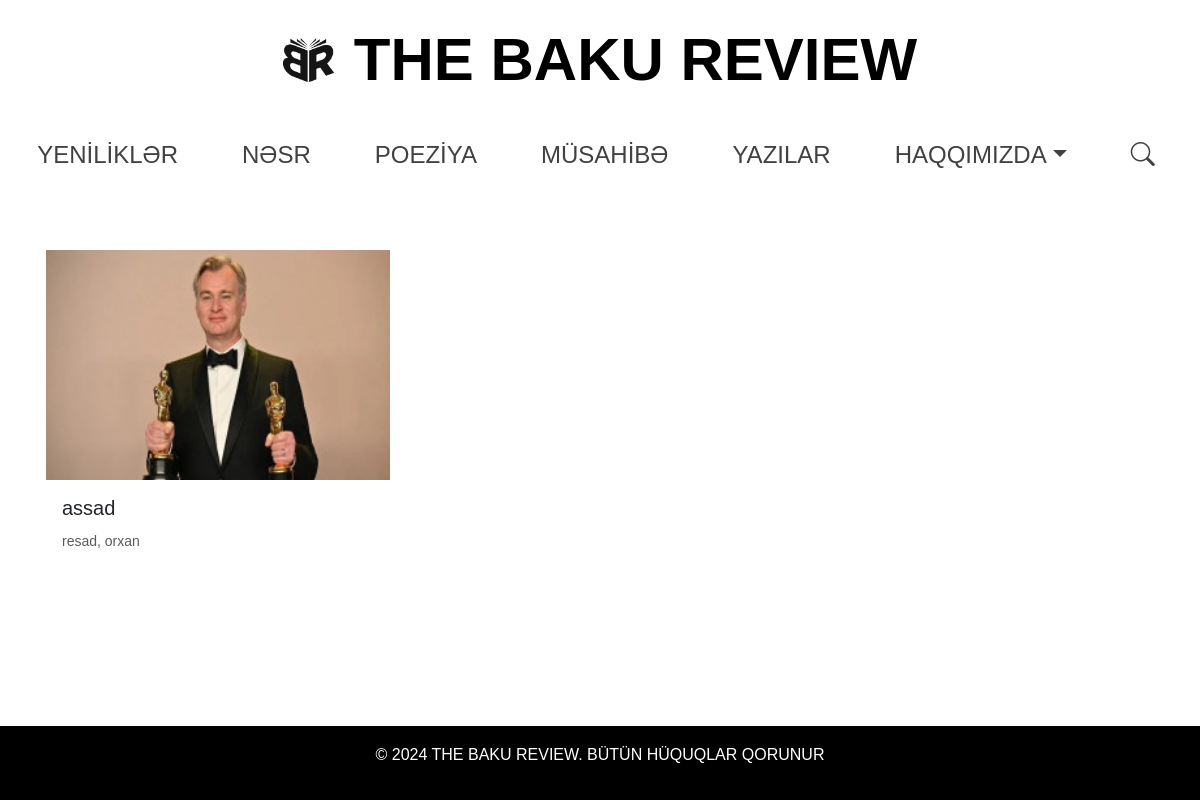
/writings/, run on the app's committed database.
### core/models.py (models this page shows, shortened)
class BaseModel(models.Model):
    title = models.CharField(max_length=200, db_index=True)
    slug = models.SlugField(max_length=200, unique=True, blank=True)
    content = CKEditor5Field("Text", config_name="extends")
    image = models.ImageField(upload_to=get_image_upload_path)
    thumbnail = models.ImageField(
        upload_to=get_image_upload_path, null=True, blank=True
    )
    authors = models.ManyToManyField(
        Author, related_name="%(class)s_authors", blank=True
    )
    is_active = models.BooleanField(default=True)
    created_at = models.DateTimeField(auto_now_add=True)
    class Meta:
        abstract = True

class Writings(BaseModel):
    class Meta:
        verbose_name = "Yazılar"
        verbose_name_plural = "Yazılar"
        ordering = ["-created_at"]

class Author(models.Model):
    name = models.CharField(max_length=100)
    class Meta:
        verbose_name = "Müəllif"
        verbose_name_plural = "Müəlliflər"

### core/views.py (the view)
# urls.py: path("writings/", views.WritingsListView.as_view(), name="writings_list"),
class WritingsListView(ListView):
    model = Writings
    template_name = "writings_list.html"
    context_object_name = "writings_list"
    paginate_by = 16
    def get_queryset(self):
        return Writings.objects.filter(is_active=True)

### templates/writings_list.html (shortened to what this page needs)
{% extends 'base.html' %}
{% load static %}
{% block content %}
<main class="container mt-4">
    <div class="row detail">
        {% for writting in writings_list %}
        <div class="col-md-4 prose-list mb-4">
            <a href="{% url 'writings_detail' writting.slug %}" class="card prose-card" style="height: 100%; text-decoration: none; color: inherit; border: none;">
                <img src="{{ writting.thumbnail.url }}" class="card-img-top" alt="{{ writting.title }}">
                <div class="card-body">
                    <h5 class="card-title">{{ writting.title }}</h5>
                    <p class="card-text">
                        <small class="text-muted">
                            {% for author in writting.authors.all %}
                                {{ author.name }}{% if not forloop.last %}, {% endif %}
                            {% endfor %}
                        </small>
                    </p>
                </div>
            </a>
        </div>
        {% endfor %}
    </div>
</main>
{% endblock %}

### static/css/styles.css (style rules this page uses)
* { margin: 0; padding: 0; box-sizing: border-box; }
.prose-card .card-title { color: inherit; transition: color 0.3s; }
body { font-family: Arial, sans-serif; line-height: 1.6; display: flex; flex-direction: column; min-height: 100vh; margin: 0; }
.container { width: 100%; padding-left: 0.5rem; padding-right: 1rem; }
.mt-4 { margin-top: 0; }
main { flex: 1; margin-bottom: 50px; }
.prose-list { flex: 1 1 33.333%; max-width: calc(33.333% - 1rem); box-sizing: border-box; }
.row.detail { height: 100%; display: flex; align-items: stretch; gap: 1rem; }
.container .row>* { padding-right: 0; }
.card-img, .card-img-top { border-top-left-radius: 0 !important; border-top-right-radius: 0 !important; width: 100%; height: auto; object-fit: cover; aspect-ratio: 3 / 2; }

### data on the page
Writings: title "assad"
Author: name "resad"
Author: name "orxan"
